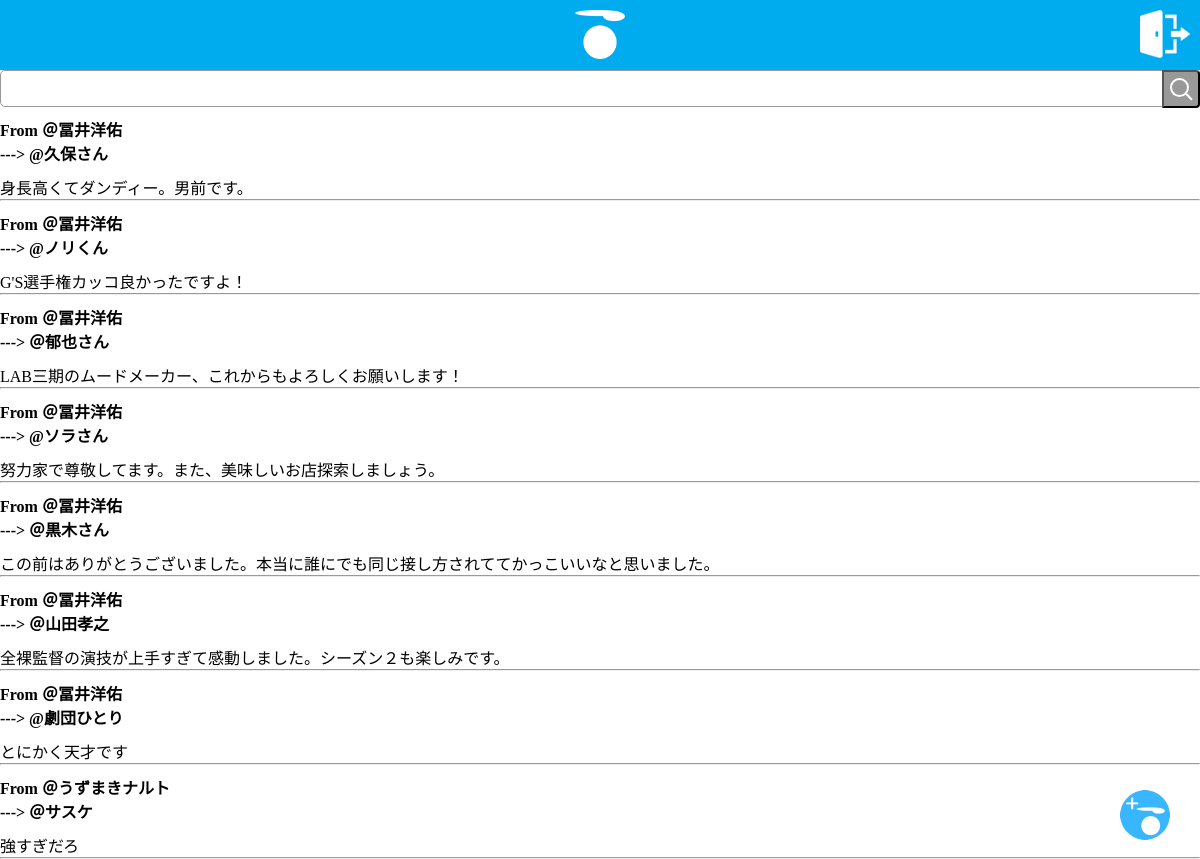
Screenshot of /home.php (signed in) with the database file from the repository.
### tables this page shows
CREATE TABLE `post` (
  `id` int(12) NOT NULL,
  `from_player` varchar(128) NOT NULL,
  `player` varchar(128) NOT NULL,
  `text` varchar(140) NOT NULL,
  `created_at` datetime NOT NULL
);

### home.php (the view, shortened to what this page needs)
<?php
$pdo = connect_to_db();
$sql = 'SELECT * FROM post';
$stmt = $pdo->prepare($sql);
$status = $stmt->execute();
if ($status == false) {
    $error = $stmt->errorInfo();
    echo json_encode(["error_msg" => "{$error[2]}"]);
    exit();
} else {
    $result = $stmt->fetchAll(PDO::FETCH_ASSOC);
    $output = "";
    foreach ($result as $record) {
        $output .= "<div class=post_box>";
        $output .= "<h4>From {$record['from_player']} <br> ---> {$record["player"]}</h4>";
        $output .= "<td>{$record["text"]}</td>";
        $output .= "</div>";
        $output .= "<hr>";
    }
}
?>
<!DOCTYPE html>
<html lang="ja">
<head>
    <link rel="stylesheet" href="css/home.css">
</head>
<body>
    <header>
        <div id="header">
            <div id="logo">
                <img src="img/logo.png" alt="">
            </div>
            <div id="logout">
                <a href="logout.php"><img src="img/logout.png" alt=""></a>
            </div>
        </div>
    </header>
    <form action="result.php" method="POST">
        <div class="searchForm">
            <input class="searchForm-input" type="text" name="result">
            <button class="searchForm-submit" type="submit"></button>
        </div>
    </form>
    <?= $output ?>
    <div class="post">
        <a href="post.php">
            <img src="img/post.png" alt="">
        </a>
    </div>
</body>
</html>

### css/home.css (style rules this page uses)
* { margin: 0; }
header { background-color: #00acee; height: 70px; }
#header { display: flex; justify-content: center; }
#logo { display: flex; justify-content: center; position: relative; }
#logout { position: absolute; right: 0; margin-right: 10px; }
#logout { padding-left: 50px; }
img { width: 50px; margin-top: 10px; }
input { -webkit-appearance: none; -moz-appearance: none; appearance: none; padding: 10px; border: 1px solid #999; border-radius: 5px; }
.searchForm { position: relative; }
.searchForm-input { width: 97%; }
.searchForm-submit { position: absolute; width: 38px; height: 38px; top: calc(50% - 19px); right: 0; border-radius: 0 4px 4px 0; background: #999; }
.searchForm-submit::before { position: absolute; content: ''; width: 15px; height: 15px; top: calc(50% - 9px); left: calc(50% - 9px); border-radius: 50%; box-shadow: 0 0 0 2px #fff; }
.searchForm-submit::after { position: absolute; content: ''; width: 8px; height: 6px; top: calc(50% + 6px); left: calc(50% + 2px); border-top: solid 2px #fff; transform: rotate(45deg); }
h4 { margin-top: 10px; margin-bottom: 10px; }
.post { position: fixed; bottom: 15px; right: 30px; }

### rows the page displays
post: from_player "＠冨井洋佑", player "@久保さん", text "身長高くてダンディー。男前です。"
post: from_player "＠冨井洋佑", player "@ノリくん", text "G'S選手権カッコ良かったですよ！"
post: from_player "＠冨井洋佑", player "＠郁也さん", text "LAB三期のムードメーカー、これからもよろしくお願いします！"
post: from_player "＠冨井洋佑", player "@ソラさん", text "努力家で尊敬してます。また、美味しいお店探索しましょう。"
post: from_player "＠冨井洋佑", player "＠黒木さん", text "この前はありがとうございました。本当に誰にでも同じ接し方されててかっこいいなと思いました。"
post: from_player "＠冨井洋佑", player "＠山田孝之", text "全裸監督の演技が上手すぎて感動しました。シーズン２も楽しみです。"
post: from_player "＠冨井洋佑", player "@劇団ひとり", text "とにかく天才です"
post: from_player "＠うずまきナルト", player "＠サスケ", text "強すぎだろ"
